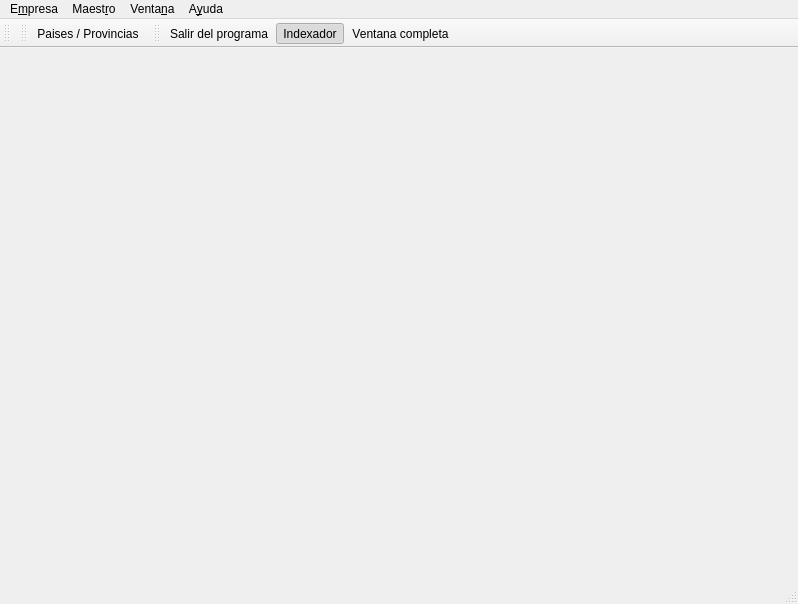
<?xml version="1.0" encoding="UTF-8"?>
<ui version="4.0">
 <class>BfBulmaFactBase</class>
 <widget class="QMainWindow" name="BfBulmaFactBase">
  <property name="geometry">
   <rect>
    <x>0</x>
    <y>0</y>
    <width>798</width>
    <height>604</height>
   </rect>
  </property>
  <property name="minimumSize">
   <size>
    <width>750</width>
    <height>550</height>
   </size>
  </property>
  <property name="focusPolicy">
   <enum>Qt::StrongFocus</enum>
  </property>
  <property name="windowTitle">
   <string>Iglues/BulmaFact - Facturacion GPL</string>
  </property>
  <property name="windowIcon">
   <iconset resource="../../bulmages.qrc">
    <normaloff>:/Images/iconbulmafact.svg</normaloff>:/Images/iconbulmafact.svg</iconset>
  </property>
  <widget class="QWidget" name="centralwidget"/>
  <widget class="QMenuBar" name="menubar">
   <property name="geometry">
    <rect>
     <x>0</x>
     <y>0</y>
     <width>798</width>
     <height>23</height>
    </rect>
   </property>
   <widget class="QMenu" name="menuAcerca_de">
    <property name="title">
     <string>A&amp;yuda</string>
    </property>
    <addaction name="actionDocumentacion"/>
    <addaction name="separator"/>
    <addaction name="actionAcerta_de"/>
   </widget>
   <widget class="QMenu" name="menuEmpresa">
    <property name="title">
     <string>E&amp;mpresa</string>
    </property>
    <addaction name="actionParametros"/>
    <addaction name="actionSalir"/>
   </widget>
   <widget class="QMenu" name="menuMaestro">
    <property name="title">
     <string>Maest&amp;ro</string>
    </property>
    <addaction name="actionPaises"/>
   </widget>
   <widget class="QMenu" name="menuVentana">
    <property name="title">
     <string>Venta&amp;na</string>
    </property>
    <addaction name="actionVentana_Completa"/>
    <addaction name="actionOrganizaci_n_en_Cascada"/>
    <addaction name="actionOrdenar_Ventanas"/>
    <addaction name="actionIndexador"/>
   </widget>
   <addaction name="menuEmpresa"/>
   <addaction name="menuMaestro"/>
   <addaction name="menuVentana"/>
   <addaction name="menuAcerca_de"/>
  </widget>
  <widget class="QStatusBar" name="statusbar"/>
  <widget class="QToolBar" name="Listados">
   <property name="focusPolicy">
    <enum>Qt::TabFocus</enum>
   </property>
   <property name="windowTitle">
    <string>Listados</string>
   </property>
   <property name="toolTip">
    <string>Listados</string>
   </property>
   <property name="statusTip">
    <string>Listados</string>
   </property>
   <property name="whatsThis">
    <string>Listados</string>
   </property>
   <property name="accessibleName">
    <string>Listados</string>
   </property>
   <property name="accessibleDescription">
    <string>Listados</string>
   </property>
   <property name="orientation">
    <enum>Qt::Horizontal</enum>
   </property>
   <property name="iconSize">
    <size>
     <width>32</width>
     <height>32</height>
    </size>
   </property>
   <attribute name="toolBarArea">
    <enum>TopToolBarArea</enum>
   </attribute>
   <attribute name="toolBarBreak">
    <bool>false</bool>
   </attribute>
  </widget>
  <widget class="QToolBar" name="Fichas">
   <property name="sizePolicy">
    <sizepolicy hsizetype="Minimum" vsizetype="Expanding">
     <horstretch>0</horstretch>
     <verstretch>0</verstretch>
    </sizepolicy>
   </property>
   <property name="minimumSize">
    <size>
     <width>0</width>
     <height>0</height>
    </size>
   </property>
   <property name="windowTitle">
    <string>Fichas</string>
   </property>
   <property name="toolTip">
    <string>Fichas</string>
   </property>
   <property name="statusTip">
    <string>Fichas</string>
   </property>
   <property name="whatsThis">
    <string>Fichas</string>
   </property>
   <property name="accessibleName">
    <string>Fichas</string>
   </property>
   <property name="accessibleDescription">
    <string>Fichas</string>
   </property>
   <property name="autoFillBackground">
    <bool>true</bool>
   </property>
   <property name="orientation">
    <enum>Qt::Horizontal</enum>
   </property>
   <property name="iconSize">
    <size>
     <width>32</width>
     <height>32</height>
    </size>
   </property>
   <property name="toolButtonStyle">
    <enum>Qt::ToolButtonIconOnly</enum>
   </property>
   <attribute name="toolBarArea">
    <enum>TopToolBarArea</enum>
   </attribute>
   <attribute name="toolBarBreak">
    <bool>false</bool>
   </attribute>
   <addaction name="actionPaises"/>
  </widget>
  <widget class="QToolBar" name="Avanzada">
   <property name="windowTitle">
    <string>Avanzados</string>
   </property>
   <property name="floatable">
    <bool>true</bool>
   </property>
   <attribute name="toolBarArea">
    <enum>TopToolBarArea</enum>
   </attribute>
   <attribute name="toolBarBreak">
    <bool>false</bool>
   </attribute>
   <addaction name="actionSalir"/>
   <addaction name="actionIndexador"/>
   <addaction name="actionVentana_Completa"/>
  </widget>
  <action name="actionSalir">
   <property name="icon">
    <iconset resource="../../bulmages.qrc">
     <normaloff>:/BulmaCont32x32/images/png/i_exit.png</normaloff>:/BulmaCont32x32/images/png/i_exit.png</iconset>
   </property>
   <property name="text">
    <string>&amp;Salir del programa</string>
   </property>
   <property name="shortcut">
    <string>Ctrl+Q</string>
   </property>
  </action>
  <action name="actionParametros">
   <property name="icon">
    <iconset resource="../../bulmages.qrc">
     <normaloff>:/Images/document-properties.svg</normaloff>:/Images/document-properties.svg</iconset>
   </property>
   <property name="text">
    <string>&amp;Propiedades de la empresa...</string>
   </property>
   <property name="toolTip">
    <string>Propiedades de la empresa</string>
   </property>
  </action>
  <action name="actionVentana_Completa">
   <property name="checkable">
    <bool>true</bool>
   </property>
   <property name="icon">
    <iconset resource="../../bulmages.qrc">
     <normaloff>:/BulmaCont32x32/images/png/i_windowNew.png</normaloff>:/BulmaCont32x32/images/png/i_windowNew.png</iconset>
   </property>
   <property name="text">
    <string>Ventana &amp;completa</string>
   </property>
   <property name="shortcut">
    <string>F11</string>
   </property>
  </action>
  <action name="actionAcerta_de">
   <property name="text">
    <string>&amp;Acerca de Iglues/BulmaFact</string>
   </property>
  </action>
  <action name="actionDocumentacion">
   <property name="text">
    <string>&amp;Documentacion</string>
   </property>
   <property name="shortcut">
    <string>F1</string>
   </property>
  </action>
  <action name="actionIndexador">
   <property name="checkable">
    <bool>true</bool>
   </property>
   <property name="checked">
    <bool>true</bool>
   </property>
   <property name="icon">
    <iconset resource="../../bulmages.qrc">
     <normaloff>:/BulmaCont32x32/images/png/i_plan.png</normaloff>:/BulmaCont32x32/images/png/i_plan.png</iconset>
   </property>
   <property name="text">
    <string>&amp;Indexador</string>
   </property>
   <property name="iconText">
    <string>Indexador</string>
   </property>
   <property name="toolTip">
    <string>Indexador</string>
   </property>
   <property name="shortcut">
    <string>Ctrl+I</string>
   </property>
  </action>
  <action name="actionOrganizaci_n_en_Cascada">
   <property name="text">
    <string>Organizacio&amp;n en cascada</string>
   </property>
  </action>
  <action name="actionOrdenar_Ventanas">
   <property name="text">
    <string>Ordenar &amp;ventanas</string>
   </property>
  </action>
  <action name="actionPaises">
   <property name="icon">
    <iconset resource="../../bulmages.qrc">
     <normaloff>:/Images/flag-world.svg</normaloff>:/Images/flag-world.svg</iconset>
   </property>
   <property name="text">
    <string>Paises / Provincias</string>
   </property>
   <property name="iconText">
    <string>Paises / Provincias</string>
   </property>
   <property name="toolTip">
    <string>Paises y provincias</string>
   </property>
  </action>
 </widget>
 <resources>
  <include location="../../bulmages.qrc"/>
 </resources>
 <connections>
  <connection>
   <sender>actionSalir</sender>
   <signal>activated()</signal>
   <receiver>BfBulmaFactBase</receiver>
   <slot>close()</slot>
   <hints>
    <hint type="sourcelabel">
     <x>-1</x>
     <y>-1</y>
    </hint>
    <hint type="destinationlabel">
     <x>374</x>
     <y>275</y>
    </hint>
   </hints>
  </connection>
 </connections>
</ui>
